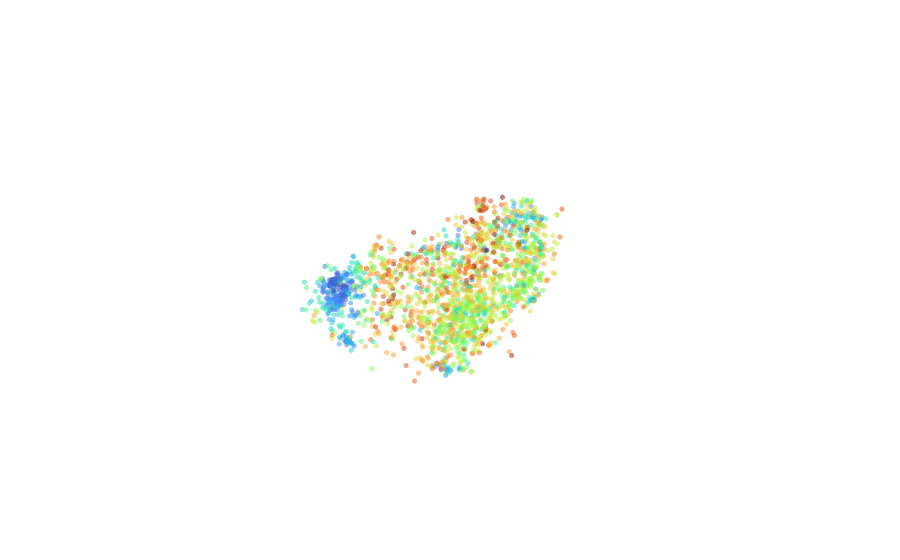

Notebook code cell kept with this figure:
### Code cell
import numpy as np

import plotly.graph_objects as go
from plotly.subplots import make_subplots
import plotly.express as px


fig = make_subplots(
     rows=1, cols=1,
     specs=[[{"type": "scene"}]])


fig.add_trace(go.Scatter3d(x=x_proj[:,0],
                          y=x_proj[:,1],
                          z=x_proj[:,2],
                              mode='markers',

                        marker=dict(
                            color=data,
                            colorscale='turbo',
                            opacity=.5,
                            size = 3
                        )), row=1, col=1)
#px.colors.diverging.balance
#
fig.update_layout( scene = dict(xaxis = dict(showgrid = False,showticklabels = False),
                                   yaxis = dict(showgrid = False,showticklabels = False),
                                   zaxis = dict(showgrid = False,showticklabels = False),

             ))
fig.update_scenes(xaxis_visible=False, yaxis_visible=False,zaxis_visible=False )

### Figure 1 — Plotly figure (JSON) as saved in the notebook; plotly's stock layout.template omitted (floating-point values rounded to 4 significant figures; data arrays with more than 128 entries replaced by an {"elided": "..."} marker saying what was removed)
{"data": [{"marker": {"color": {"elided": "1868 float values"}, "colorscale": [[0.0, "#30123b"], [0.07143, "#4145ab"], [0.1429, "#4675ed"], [0.2143, "#39a2fc"], [0.2857, "#1bcfd4"], [0.3571, "#24eca6"], [0.4286, "#61fc6c"], [0.5, "#a4fc3b"], [0.5714, "#d1e834"], [0.6429, "#f3c63a"], [0.7143, "#fe9b2d"], [0.7857, "#f36315"], [0.8571, "#d93806"], [0.9286, "#b11901"], [1.0, "#7a0402"]], "opacity": 0.5, "size": 3}, "mode": "markers", "x": {"elided": "1868 float values"}, "y": {"elided": "1868 float values"}, "z": {"elided": "1868 float values"}, "type": "scatter3d", "scene": "scene"}], "layout": {"scene": {"domain": {"x": [0.0, 1.0], "y": [0.0, 1.0]}, "xaxis": {"showgrid": false, "showticklabels": false, "visible": false}, "yaxis": {"showgrid": false, "showticklabels": false, "visible": false}, "zaxis": {"showgrid": false, "showticklabels": false, "visible": false}}}}
